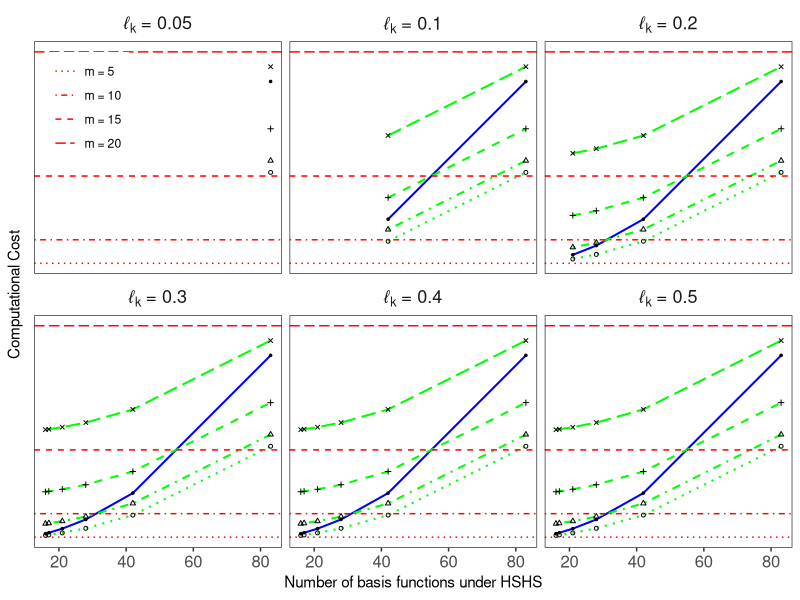

Reproduce this figure in R. (Note: this script raises an error after producing the figure.)
rm(list =ls())
library(tidyverse)
## Computational Complexity
FullComputationalComplexity <- function(n) {
  2*n^3
}

NNNNComputationalComplexity <- function(n,m) {
  2*n*m^3
}

NNHSComputationalComplexity <- function(n,m,m1,m2) {
  n*m^3 + (n+1)*(m1*m2)
}

HSHSComputationalComplexity <- function(n,m1,m2) {
  2*(n+1)*(m1*m2) + n
}

## Combined NNNN NNHS and HSHS
## c = 1.20
vector_lscale <- seq(0.05,0.5,l=10); vector_lscale
round(4.5*vector_lscale,2)
vector_c <- pmax(1.20, round(4.5*vector_lscale,2)); vector_c
#vector_c <- 1 + 1.5*vector_lscale; vector_c
cbind(vector_lscale, vector_c, m = ceiling(3.42*vector_c/vector_lscale))
vector_m1 <- pmax(16,ceiling(3.42*vector_c/vector_lscale)); vector_m1
vector_m2 <- pmax(17,ceiling(3.42*vector_c/vector_lscale)); vector_m2
vector_m3 <- pmax(21,ceiling(3.42*vector_c/vector_lscale)); vector_m3
vector_m4 <- pmax(28,ceiling(3.42*vector_c/vector_lscale)); vector_m4
vector_m5 <- pmax(42,ceiling(3.42*vector_c/vector_lscale)); vector_m5
vector_m6 <- pmax(83,ceiling(3.42*vector_c/vector_lscale)); vector_m6


library(tidyverse)
setup <- tibble(lscale = vector_lscale, c = vector_c, m1 = vector_m1, m2 = vector_m2, m3 = vector_m3, m4 = vector_m4, m5 = vector_m5, m6 = vector_m6)
setup <- setup %>% gather(x,m,-c,-lscale) %>% select(-x) %>% distinct()
setup
table(setup$m)
setup %>% filter(lscale == 0.1)

setup <- setup %>% mutate(HSHS = HSHSComputationalComplexity(n = 1000, m1 = m, m2 = m)) %>%
  mutate(NNHS5 = NNHSComputationalComplexity(n = 1000, m = 5, m1 = m, m2 = m)) %>%
  mutate(NNHS10 = NNHSComputationalComplexity(n = 1000, m = 10, m1 = m, m2 = m)) %>%
  mutate(NNHS15 = NNHSComputationalComplexity(n = 1000, m = 15, m1 = m, m2 = m)) %>%
  mutate(NNHS20 = NNHSComputationalComplexity(n = 1000, m = 20, m1 = m, m2 = m))
setup
setup <- setup %>% mutate(Method = "HSHS")
setup
setup %>% filter(lscale == 0.50)
setup %>%
  filter(lscale %in% c(0.05,0.10,0.20,0.30,0.40,0.50)) %>%
  ggplot(aes(x = m, y = HSHS)) + 
  geom_path(linewidth = 0.7, color = "blue") +
  geom_path(aes(y = NNHS5), linetype = "dotted", color = "green", linewidth = 0.7) +
  geom_path(aes(y = NNHS10), linetype = "dotdash", color = "green",  linewidth = 0.7) +
  geom_path(aes(y = NNHS15), linetype = "dashed", color = "green",  linewidth = 0.7) +
  geom_path(aes(y = NNHS20), linetype = "longdash", color = "green", linewidth = 0.7) +
  geom_point(size = 1, shape = 20) +
  geom_point(aes(y = NNHS5), size =1, shape = 1) +
  geom_point(aes(y = NNHS10), size =1, shape = 2) +
  geom_point(aes(y = NNHS15), size =1, shape = 3) +
  geom_point(aes(y = NNHS20), size =1, shape = 4) +
  facet_wrap(~lscale, nrow = 2, labeller = label_bquote("\u2113"[k]~"="~.(lscale))) +
  geom_hline(aes(yintercept = NNNNComputationalComplexity(n = 1000, m = 5), linetype = "1"), color = "red", linewidth = 0.5) +
  geom_hline(aes(yintercept = NNNNComputationalComplexity(n = 1000, m = 10), linetype = "2"), color = "red", linewidth = 0.5) +
  geom_hline(aes(yintercept = NNNNComputationalComplexity(n = 1000, m = 15), linetype = "3"), color = "red", linewidth = 0.5) +
  geom_hline(aes(yintercept = NNNNComputationalComplexity(n = 1000, m = 20), linetype = "4"), color = "red", linewidth = 0.5) +
  scale_linetype_manual(values=c("dotted","dotdash","dashed","longdash"),
                        labels = c("m = 5","m = 10","m = 15","m = 20")) +
  theme_bw() +
  xlab(bquote(Number~of~basis~functions~under~HSHS)) +
  ylab(bquote(Computational~Cost)) +
  theme(strip.background = element_blank(),
        strip.text = element_text(size = 13),
        panel.grid = element_blank(),
        legend.title = element_blank(),
        legend.position = c(0.07,0.87),
        axis.text.y = element_blank(),
        axis.text.x = element_text(size = 12),
        axis.ticks.y = element_blank())
ggsave(filename = "./Rutilities/Computational_Complexity_Plots.png", height = 8, width = 11)
